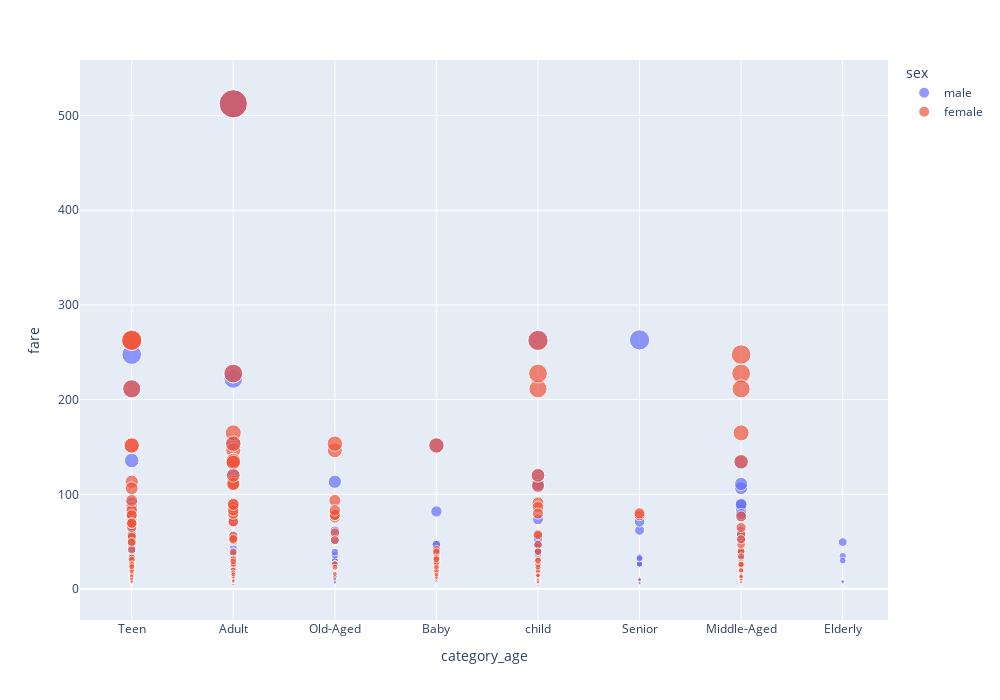

This figure's notebook cell:
### Markdown cell above
Which Pay More Fare

### Code cell
import plotly.express as px

# Fig Size 
plt.figure(figsize=(20,9))
# Assuming you've loaded the penguins dataset into a DataFrame named df

fig = px.scatter(df, x='category_age', y="fare" , size = "fare" ,color='sex' , height=700 , width= 1000)
#fig.update_layout(barmode='group')  # Adjusts the layout to group bars for each sex

fig.show()

### Figure 1 — Plotly figure (JSON) as saved in the notebook; plotly's stock layout.template omitted (floating-point values rounded to 4 significant figures; data arrays with more than 128 entries replaced by an {"elided": "..."} marker saying what was removed)
{"data": [{"hovertemplate": "sex=male<br>category_age=%{x}<br>fare=%{marker.size}<extra></extra>", "legendgroup": "male", "marker": {"color": "#636efa", "size": {"elided": "577 float values"}, "sizemode": "area", "sizeref": 1.281, "symbol": "circle"}, "mode": "markers", "name": "male", "orientation": "v", "showlegend": true, "type": "scatter", "x": {"elided": "577 str values"}, "xaxis": "x", "y": {"elided": "577 float values"}, "yaxis": "y"}, {"hovertemplate": "sex=female<br>category_age=%{x}<br>fare=%{marker.size}<extra></extra>", "legendgroup": "female", "marker": {"color": "#EF553B", "size": {"elided": "314 float values"}, "sizemode": "area", "sizeref": 1.281, "symbol": "circle"}, "mode": "markers", "name": "female", "orientation": "v", "showlegend": true, "type": "scatter", "x": {"elided": "314 str values"}, "xaxis": "x", "y": {"elided": "314 float values"}, "yaxis": "y"}], "layout": {"height": 700, "legend": {"itemsizing": "constant", "title": {"text": "sex"}, "tracegroupgap": 0}, "margin": {"t": 60}, "width": 1000, "xaxis": {"anchor": "y", "domain": [0, 1], "title": {"text": "category_age"}}, "yaxis": {"anchor": "x", "domain": [0, 1], "title": {"text": "fare"}}}}
